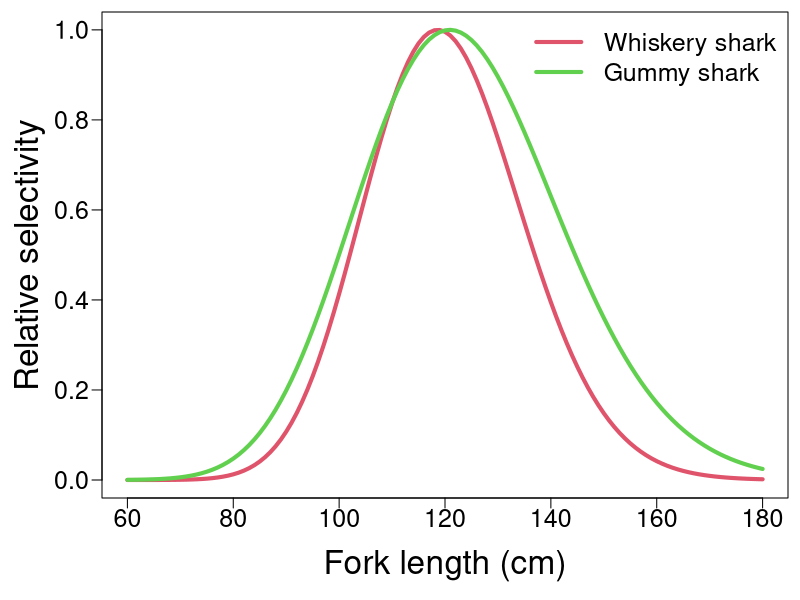

Reproduce this figure in R.
 #gummy                #Walker 2010
theta1=186
theta2=36695
mesh= 6.5 #(in inches, = 16.5 cm)
alphabeta.g=theta1*mesh
beta.g=-0.5*(theta1*mesh-((theta1^2)*(mesh^2)+4*theta2)^0.5)
alpha.g=alphabeta.g/beta.g
 
 #whiskery                #Simpfendorfer & Unsworth 1998
alpha.w=64.01339
beta.w=18.53164
alphabeta.w=alpha.w*beta.w

mid.FL.fem=60:180
sel.g=((mid.FL.fem*10/alphabeta.g)^alpha.g)*(exp(alpha.g-(mid.FL.fem*10/beta.g)))
sel.w=((mid.FL.fem*10/alphabeta.w)^alpha.w)*(exp(alpha.w-(mid.FL.fem*10/beta.w)))

handl_OneDrive=function(x)paste('C:/Users/myb/OneDrive - Department of Primary Industries and Regional Development/Matias',x,sep='/')
setwd(handl_OneDrive('Analyses/Population dynamics/Visualise data'))
tiff(file=paste("Selectivty.length.Whi.Gum.tiff"),width = 2400, height = 2400,
     units = "px", res = 300,compression = "lzw")
par(mai=c(1,1,.1,.1),oma=c(.1,.1,.1,.1),las=1,xpd=T,mgp=c(3,.65,0))
plot(mid.FL.fem,sel.w,type='l',ylab='Relative selectivity',xlab="Fork length (cm)",las=1,
     cex.lab=2,cex.axis=1.5,col=2,lwd=4)
lines(mid.FL.fem,sel.g,col=3,lwd=4)
legend('topright',c('Whiskery shark','Gummy shark'),bty='n',lty=1,lwd=4,col=c(2,3),cex=1.5)
dev.off()